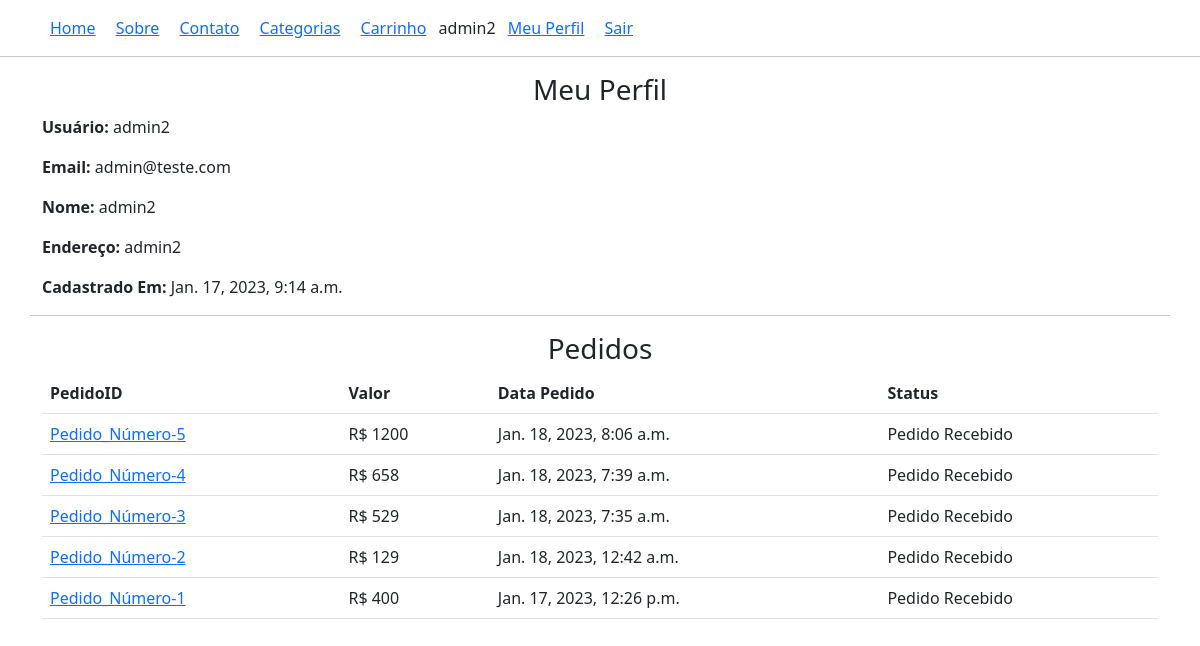
/perfil/ (signed in), run on the app's committed database.
### lojaapp/models.py (models this page shows, shortened)
class Cliente(models.Model):
    user = models.OneToOneField(User, on_delete=models.CASCADE)
    nome = models.CharField(max_length=200)
    endereco = models.CharField(max_length=200, null=True, blank=True)
    data_on = models.DateTimeField(auto_now_add=True)

class Pedido_order(models.Model):
    carro = models.OneToOneField(Carro, on_delete=models.CASCADE)
    ordenado_por = models.CharField(max_length=200)
    endereco_envio = models.CharField(max_length=200)
    telefone = models.CharField(max_length=10)
    email = models.EmailField(null=True, blank=True)
    subtotal = models.PositiveIntegerField()
    total = models.PositiveIntegerField()
    pedido_status = models.CharField(max_length=50, choices=PEDIDO_STATUS)
    criado_em = models.DateTimeField(auto_now_add=True)

### lojaapp/views.py (the view)
# urls.py: path("perfil/", ClientePerfilView.as_view(), name='clienteperfil'),
class ClientePerfilView(TemplateView):
    template_name = 'clienteperfil.html'
    def dispatch(self, request, *args, **kwargs):
        if request.user.is_authenticated and Cliente.objects.filter(user=request.user).exists():
            pass
        else:
            return redirect('/entrar/?next=/perfil/')
        return super().dispatch(request, *args, **kwargs)
    def get_context_data(self, **kwargs):
        context = super().get_context_data(**kwargs)
        cliente = self.request.user.cliente
        context['cliente'] = cliente
        pedidos = Pedido_order.objects.filter(carro__cliente=cliente).order_by('-id')
        context['pedidos'] = pedidos
        return context

### templates/clienteperfil.html (shortened to what this page needs)
{% extends 'base.html' %}
{% block content %}
<div class="container">
    <div class="row">
        <div class="col-md-12 mx-auto">
            <h3 class="text-center">Meu Perfil</h3>
            <p><span class="fw-bold">Usuário: </span>{{cliente.user}}</p>
            <p><span class="fw-bold">Email: </span>{{cliente.user.email}}</p>
            <p><span class="fw-bold">Nome: </span>{{cliente.nome}}</p>
            <p><span class="fw-bold">Endereço: </span>{{cliente.endereco}}</p>
            <p><span class="fw-bold">Cadastrado Em: </span>{{cliente.data_on}}</p>
        </div>
        <hr>
        <div class="col-md-12 mx-auto">
            <h3 class="text-center">Pedidos</h3>
            <table class="table">
                <thead>
                <tr>
                    <th>PedidoID</th>
                    <th>Valor</th>
                    <th>Data Pedido</th>
                    <th>Status</th>
                </tr>
                </thead>
                <tbody>
                {% for pedido in pedidos %}
                <tr>
                    <td><a href="{% url 'lojaapp:clientepedidodetalhe' pedido.id %}">Pedido_Número-{{pedido.id}}</a></td>
                    <td>R$ {{pedido.total}}</td>
                    <td>{{pedido.criado_em}}</td>
                    <td>{{pedido.pedido_status}}</td>
                </tr>
                {% endfor %}
            </table>
        </div>
    </div>
</div>
{% endblock %}

### templates/base.html (shortened to what this page needs)
<!DOCTYPE html>
<html lang="en">
<head>
    <link href="https://cdn.jsdelivr.net/npm/bootstrap@5.3.0-alpha1/dist/css/bootstrap.min.css" rel="stylesheet">
</head>
<body>
<div class="container mt-3">
    <a href="{% url 'lojaapp:home' %}" class="mx-2">Home</a>
    <a href="{% url 'lojaapp:sobre' %}" class="mx-2">Sobre</a>
    <a href="{% url 'lojaapp:contato' %}" class="mx-2">Contato</a>
    <a href="{% url 'lojaapp:produtos' %}" class="mx-2">Categorias</a>
    <a href="{% url 'lojaapp:meucarro' %}" class="mx-2">Carrinho</a>
    {% if request.user.cliente %}
    {{ request.user.cliente.nome }}
    <a href="{% url 'lojaapp:clienteperfil' %}" class="mx-2">Meu Perfil</a>
    <a href="{% url 'lojaapp:clientesair' %}" class="mx-2">Sair</a>
    {% else %}
    <a href="{% url 'lojaapp:clienteentrar' %}" class="mx-2">Entrar</a>
    <a href="{% url 'lojaapp:clienteregistrar' %}" class="mx-2">Cadastrar</a>
    {% endif %}
</div>
<hr>
{% block content %}
{% endblock content %}
</body>
</html>

### data on the page
Cliente: user "admin2", user.email "admin@teste.com", nome "admin2", endereco "admin2", data_on "Jan. 17, 2023, 9:14 a.m."
Pedido_order: id "5", total "1200", criado_em "Jan. 18, 2023, 8:06 a.m.", pedido_status "Pedido Recebido"
Pedido_order: id "4", total "658", criado_em "Jan. 18, 2023, 7:39 a.m.", pedido_status "Pedido Recebido"
Pedido_order: id "3", total "529", criado_em "Jan. 18, 2023, 7:35 a.m.", pedido_status "Pedido Recebido"
Pedido_order: id "2", total "129", criado_em "Jan. 18, 2023, 12:42 a.m.", pedido_status "Pedido Recebido"
Pedido_order: id "1", total "400", criado_em "Jan. 17, 2023, 12:26 p.m.", pedido_status "Pedido Recebido"

### other printed values
{{ request.user.cliente.nome }} "admin2"
